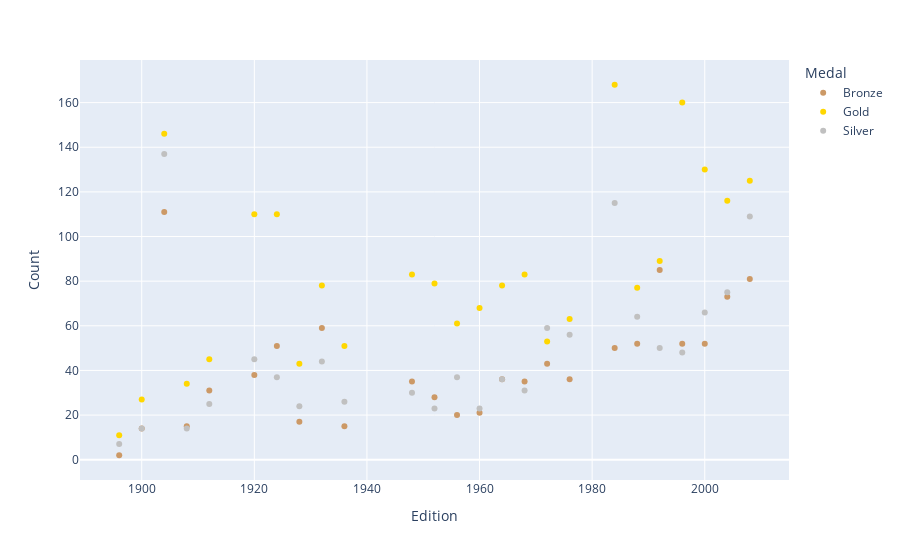

Write notebook code for a chart like this one.
### Markdown cell above
### Scatter and line plot

### Code cell
# Data

golds = oo[oo['NOC'] == 'USA'].groupby(['Edition','Medal']).size().to_frame()
golds.columns = ['Count']
golds = golds.reset_index()

### Figure 1 — Plotly figure (JSON) as saved in the notebook; plotly's stock layout.template omitted (floating-point values rounded to 4 significant figures)
{"data": [{"hovertemplate": "Medal=Bronze<br>Edition=%{x}<br>Count=%{y}<extra></extra>", "legendgroup": "Bronze", "marker": {"color": "#c96", "symbol": "circle"}, "mode": "markers", "name": "Bronze", "orientation": "v", "showlegend": true, "type": "scatter", "x": [1896, 1900, 1904, 1908, 1912, 1920, 1924, 1928, 1932, 1936, 1948, 1952, 1956, 1960, 1964, 1968, 1972, 1976, 1984, 1988, 1992, 1996, 2000, 2004, 2008], "xaxis": "x", "y": [2, 14, 111, 15, 31, 38, 51, 17, 59, 15, 35, 28, 20, 21, 36, 35, 43, 36, 50, 52, 85, 52, 52, 73, 81], "yaxis": "y"}, {"hovertemplate": "Medal=Gold<br>Edition=%{x}<br>Count=%{y}<extra></extra>", "legendgroup": "Gold", "marker": {"color": "gold", "symbol": "circle"}, "mode": "markers", "name": "Gold", "orientation": "v", "showlegend": true, "type": "scatter", "x": [1896, 1900, 1904, 1908, 1912, 1920, 1924, 1928, 1932, 1936, 1948, 1952, 1956, 1960, 1964, 1968, 1972, 1976, 1984, 1988, 1992, 1996, 2000, 2004, 2008], "xaxis": "x", "y": [11, 27, 146, 34, 45, 110, 110, 43, 78, 51, 83, 79, 61, 68, 78, 83, 53, 63, 168, 77, 89, 160, 130, 116, 125], "yaxis": "y"}, {"hovertemplate": "Medal=Silver<br>Edition=%{x}<br>Count=%{y}<extra></extra>", "legendgroup": "Silver", "marker": {"color": "silver", "symbol": "circle"}, "mode": "markers", "name": "Silver", "orientation": "v", "showlegend": true, "type": "scatter", "x": [1896, 1900, 1904, 1908, 1912, 1920, 1924, 1928, 1932, 1936, 1948, 1952, 1956, 1960, 1964, 1968, 1972, 1976, 1984, 1988, 1992, 1996, 2000, 2004, 2008], "xaxis": "x", "y": [7, 14, 137, 14, 25, 45, 37, 24, 44, 26, 30, 23, 37, 23, 36, 31, 59, 56, 115, 64, 50, 48, 66, 75, 109], "yaxis": "y"}], "layout": {"legend": {"title": {"text": "Medal"}, "tracegroupgap": 0}, "margin": {"t": 60}, "xaxis": {"anchor": "y", "domain": [0, 1], "title": {"text": "Edition"}}, "yaxis": {"anchor": "x", "domain": [0, 1], "title": {"text": "Count"}}}}
